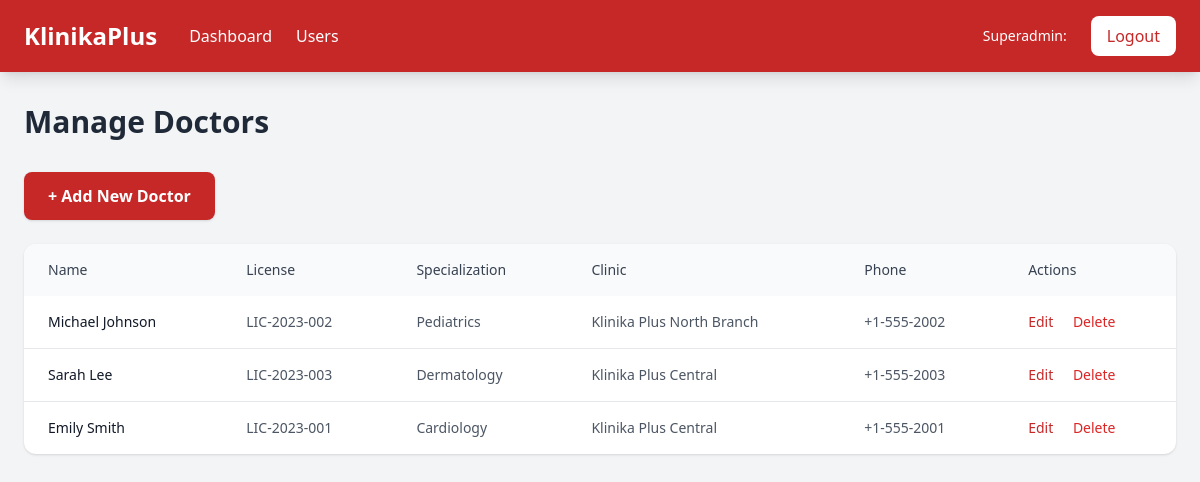
The app's page /admin/doctors/index.php (signed in) with its own data.
### tables this page shows
CREATE TABLE `doctors` (
  `id` int(11) NOT NULL,
  `first_name` varchar(100) NOT NULL,
  `last_name` varchar(100) NOT NULL,
  `license_number` varchar(50) NOT NULL,
  `specialization` varchar(100) NOT NULL,
  `personal_id` varchar(50) DEFAULT NULL,
  `phone` varchar(20) DEFAULT NULL,
  `email` varchar(100) DEFAULT NULL,
  `clinic_id` int(11) NOT NULL,
  `personal_info` text DEFAULT NULL,
  `created_at` timestamp NOT NULL DEFAULT current_timestamp(),
  `updated_at` timestamp NOT NULL DEFAULT current_timestamp() ON UPDATE current_timestamp(),
  `status` tinyint(1) DEFAULT 1
);

CREATE TABLE `clinics` (
  `id` int(11) NOT NULL,
  `name` varchar(100) NOT NULL,
  `address` text DEFAULT NULL,
  `phone` varchar(20) DEFAULT NULL,
  `email` varchar(100) DEFAULT NULL,
  `created_at` timestamp NOT NULL DEFAULT current_timestamp(),
  `updated_at` timestamp NOT NULL DEFAULT current_timestamp() ON UPDATE current_timestamp(),
  `status` tinyint(1) DEFAULT 1
);

### admin/doctors/index.php (the view, shortened to what this page needs)
<?php
require_once '../../includes/header_superadmin.php';
require_once '../../includes/db.php';
$stmt = $pdo->query("
    SELECT d.*, c.name AS clinic_name
    FROM doctors d
    LEFT JOIN clinics c ON d.clinic_id = c.id
    ORDER BY d.last_name
");
$doctors = $stmt->fetchAll(PDO::FETCH_ASSOC);
?>
<h2 class="text-3xl font-bold text-gray-800 mb-8">Manage Doctors</h2>
<button onclick="openModal()" class="mb-6 bg-primary hover:bg-primary-dark text-white font-semibold py-3 px-6 rounded-lg shadow transition">
    + Add New Doctor
</button>
<div class="bg-white rounded-xl shadow overflow-hidden">
    <table class="w-full">
        <thead class="bg-gray-50">
            <tr>
                <th class="px-6 py-4 text-left text-sm font-medium text-gray-700">Name</th>
                <th class="px-6 py-4 text-left text-sm font-medium text-gray-700">License</th>
                <th class="px-6 py-4 text-left text-sm font-medium text-gray-700">Specialization</th>
                <th class="px-6 py-4 text-left text-sm font-medium text-gray-700">Clinic</th>
                <th class="px-6 py-4 text-left text-sm font-medium text-gray-700">Phone</th>
                <th class="px-6 py-4 text-left text-sm font-medium text-gray-700">Actions</th>
            </tr>
        </thead>
        <tbody class="divide-y divide-gray-200">
            <?php if (count($doctors) == 0): ?>
                <tr>
                    <td colspan="6" class="px-6 py-10 text-center text-gray-500">No doctors found.</td>
                </tr>
            <?php else: ?>
                <?php foreach ($doctors as $doc): ?>
                <tr class="hover:bg-gray-50 transition">
                    <td class="px-6 py-4 text-sm font-medium text-gray-900">
                        <?= htmlspecialchars($doc['first_name'] . ' ' . $doc['last_name']) ?>
                    </td>
                    <td class="px-6 py-4 text-sm text-gray-600"><?= htmlspecialchars($doc['license_number']) ?></td>
                    <td class="px-6 py-4 text-sm text-gray-600"><?= htmlspecialchars($doc['specialization']) ?></td>
                    <td class="px-6 py-4 text-sm text-gray-600"><?= htmlspecialchars($doc['clinic_name'] ?? '—') ?></td>
                    <td class="px-6 py-4 text-sm text-gray-600"><?= htmlspecialchars($doc['phone'] ?? '—') ?></td>
                    <td class="px-6 py-4 text-sm">
                        <a href="edit.php?id=<?= $doc['id'] ?>" class="text-primary hover:underline mr-4">Edit</a>
                        <a href="delete.php?id=<?= $doc['id'] ?>"
                           onclick="return confirm('Are you sure you want to delete this doctor?')"
                           class="text-red-600 hover:underline">Delete</a>
                    </td>
                </tr>
                <?php endforeach; ?>
            <?php endif; ?>
        </tbody>
    </table>
</div>
</div>
</body>
</html>

### includes/header_superadmin.php (shortened to what this page needs)
<!DOCTYPE html>
<html lang="en">
<head>
  <script src="https://cdn.tailwindcss.com"></script>
</head>
<body class="bg-gray-100 min-h-screen">
    <header class="bg-primary text-white shadow-lg">
        <div class="max-w-7xl mx-auto px-6 py-4 flex justify-between items-center">
            <div class="flex items-center space-x-8">
                <h1 class="text-2xl font-bold">KlinikaPlus</h1>
                <nav class="hidden md:flex space-x-6">
                    <a href="index.php" class="hover:text-gray-200 transition">Dashboard</a>
                    <a href="allusers.php" class="hover:text-gray-200 transition">Users</a>
                </nav>
            </div>
            <div class="flex items-center space-x-6">
                <span class="text-sm">Superadmin: <?php echo $_SESSION['username'] ?></span>
                <a href="../../logout.php" class="bg-white text-primary px-4 py-2 rounded-lg hover:bg-gray-100 transition font-medium">
                    Logout
                </a>
            </div>
        </div>
    </header>
    <div class="max-w-7xl mx-auto px-6 py-8">

### records on screen
doctors: first_name+last_name "Michael Johnson", license_number "LIC-2023-002", specialization "Pediatrics", clinic.name "Klinika Plus North Branch", phone "+1-555-2002"
doctors: first_name+last_name "Sarah Lee", license_number "LIC-2023-003", specialization "Dermatology", clinic.name "Klinika Plus Central", phone "+1-555-2003"
doctors: first_name+last_name "Emily Smith", license_number "LIC-2023-001", specialization "Cardiology", clinic.name "Klinika Plus Central", phone "+1-555-2001"
